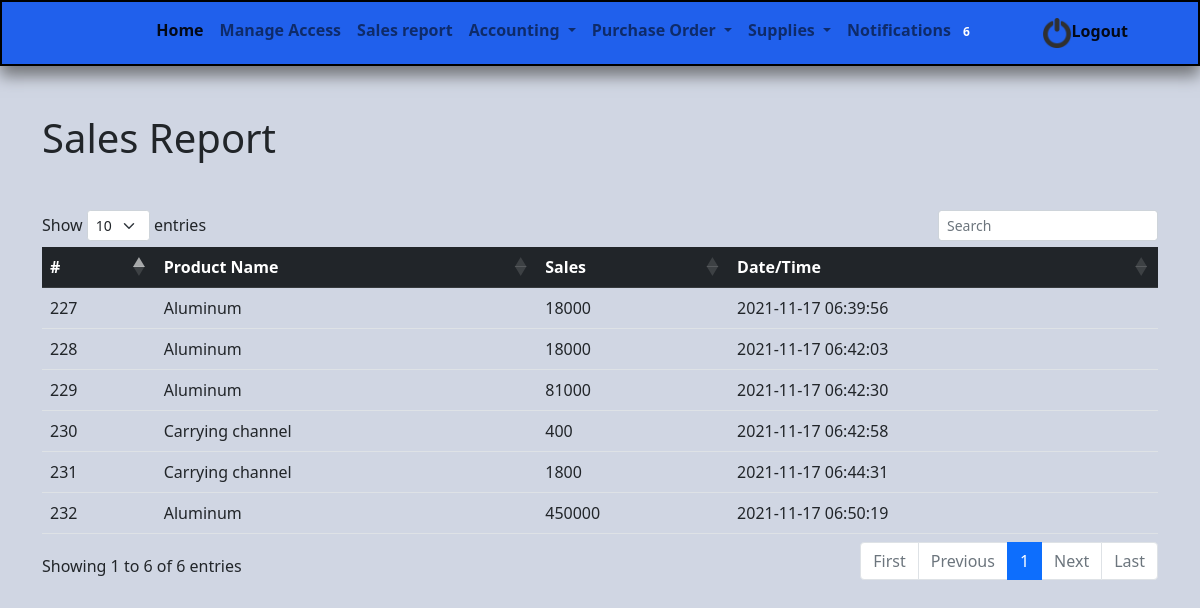
The page /sales.php on the database its author committed.
### tables this page shows
CREATE TABLE `sales` (
  `sales_id` int(11) NOT NULL,
  `product_id` int(11) NOT NULL,
  `sale` int(11) NOT NULL,
  `dates` timestamp NOT NULL DEFAULT current_timestamp()
);

CREATE TABLE `stock` (
  `id` int(11) NOT NULL,
  `product_id` varchar(50) NOT NULL,
  `category_id` int(11) NOT NULL,
  `product_name` varchar(50) NOT NULL,
  `qty` int(11) NOT NULL,
  `sizing` varchar(50) NOT NULL,
  `description` text NOT NULL,
  `prc` int(11) NOT NULL,
  `image_url` varchar(50) NOT NULL
);

### sales.php (the view, shortened to what this page needs)
<?php include 'database/db.php';include'try.php'; ?>
<!DOCTYPE html>
<html>
<head>
	<link href="https://cdn.jsdelivr.net/npm/bootstrap@5.1.3/dist/css/bootstrap.min.css" rel="stylesheet">
	<link rel="stylesheet" type="text/css" href="https://cdn.datatables.net/1.11.3/css/dataTables.bootstrap5.min.css">
  <link href="https://cdn.jsdelivr.net/npm/bootstrap@5.1.3/dist/css/bootstrap.min.css" rel="stylesheet">
  <link rel="stylesheet" href="https://cdn.jsdelivr.net/npm/bootstrap-icons@1.6.1/font/bootstrap-icons.css">
</head>
<body>
<div class="container">
<form action="" method="POST">
		<h1 class="my-5">Sales Report</h1>
<div class="table-responsive" id="content">
  <table class="table" id="tebol00">
   <thead class="table-dark">
   	<tr>
		<th>#</th>
		<th>Product Name</th>
		<th>Sales</th>
		<th>Date/Time</th>
	</tr>
   </thead>
   <tbody>
<?php
$sql="SELECT stock.product_name, sales.sale, sales.dates, sales.sales_id FROM sales INNER JOIN stock ON sales.product_id = stock.id";
$run=mysqli_query($conn,$sql);
if($run->num_rows>0){
	while($row=$run->fetch_assoc()){
		$id=$row['sales_id'];
		$product=$row['product_name'];
		$sale=$row['sale'];
		$date=$row['dates'];
		echo '
		<tr>
		<td>'.$id.'</td>
	<td>'.$product.'</td>
	<td>'.$sale.'</td>
	<td>'.$date.'</td>
</tr>
		';
	}
}
?>
   </tbody>
  </table>
</div>
</form>
</div>
<link rel="stylesheet" type="text/css" href="https://cdn.datatables.net/1.11.3/css/dataTables.bootstrap5.min.css">
</body>
</html>

### rows shown on the page
sales: sales_id "227", product.product_name "Aluminum", sale "18000", dates "2021-11-17 06:39:56"
sales: sales_id "228", product.product_name "Aluminum", sale "18000", dates "2021-11-17 06:42:03"
sales: sales_id "229", product.product_name "Aluminum", sale "81000", dates "2021-11-17 06:42:30"
sales: sales_id "230", product.product_name "Carrying channel", sale "400", dates "2021-11-17 06:42:58"
sales: sales_id "231", product.product_name "Carrying channel", sale "1800", dates "2021-11-17 06:44:31"
sales: sales_id "232", product.product_name "Aluminum", sale "450000", dates "2021-11-17 06:50:19"

### other values the page prints
count(fetchAll($query)) "6"
